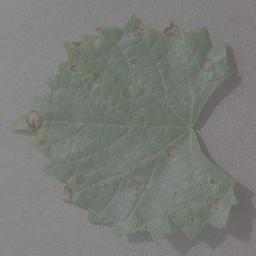
#> input picture otsu_based_segmentation/10ac6129-104c-4818-8497-b617119ac54e___FAM_B.Rot 0612.JPG, 256 x 256 px
$ python otsu.py
#> lines starting #> are read from the running program, lines starting #| are printed output that depends on the picture; after the words box and inside, x2 and y2 are one past the last pixel; in counts of white or black regions, pixels touching at a corner belong together

# SEGMENTATION
import numpy as np
import cv2
from matplotlib import pyplot as plt
img = cv2.imread(r'10ac6129-104c-4818-8497-b617119ac54e___FAM_B.Rot 0612.JPG')
#> img is the input picture: shape (256, 256, 3); mean B, G, R 119.3, 123.7, 121.4
b,g,r = cv2.split(img)
rgb_img = cv2.merge([r,g,b])
gray = cv2.cvtColor(img,cv2.COLOR_BGR2GRAY)
ret, thresh = cv2.threshold(gray,0,255,cv2.THRESH_BINARY_INV+cv2.THRESH_OTSU)
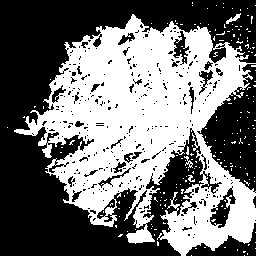
#> thresh: shape (256, 256); 45.1% white; 196 white regions (192 under 20 px), largest, box (x1, y1, x2, y2) and area: (14, 14, 256, 256) 28924, (226, 13, 241, 24) 58, (184, 156, 193, 168) 40, (188, 175, 195, 182) 28
#> ret = 121
# noise removal
kernel = np.ones((2,2),np.uint8)
#opening = cv2.morphologyEx(thresh,cv2.MORPH_OPEN,kernel, iterations = 2)
closing = cv2.morphologyEx(thresh,cv2.MORPH_CLOSE,kernel, iterations = 2)
#> closing: shape (256, 256); 49.8% white; 89 white regions (86 under 20 px), largest, box (x1, y1, x2, y2) and area: (16, 16, 256, 256) 32264, (228, 11, 243, 26) 65, (247, 39, 256, 54) 34
# sure background area
sure_bg = cv2.dilate(closing,kernel,iterations=3)
#> sure_bg: shape (256, 256); 59.8% white; 57 black regions (44 under 20 px), largest, box (x1, y1, x2, y2) and area: (0, 0, 256, 256) 22527, (206, 93, 256, 191) 2151, (165, 161, 194, 202) 545
# Finding sure foreground area
dist_transform = cv2.distanceTransform(sure_bg,cv2.DIST_L2,3)
# Threshold
ret, sure_fg = cv2.threshold(dist_transform,0.1*dist_transform.max(),255,0)
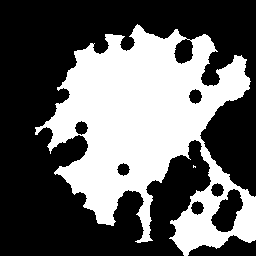
#> sure_fg: shape (256, 256) float32; 38.9% white; 2 white regions (1 under 20 px), largest, box (x1, y1, x2, y2) and area: (35, 24, 256, 256) 25467
#> ret = 6.06
# Finding unknown region
sure_fg = np.uint8(sure_fg)
unknown = cv2.subtract(sure_bg,sure_fg)
#> unknown: shape (256, 256); 21% white; 38 white regions (12 under 20 px), largest, box (x1, y1, x2, y2) and area: (16, 11, 256, 256) 11134, (211, 189, 243, 232) 682, (188, 235, 256, 256) 501
# Marker labelling
ret, markers = cv2.connectedComponents(sure_fg)
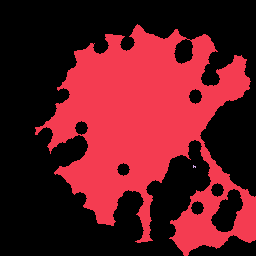
#> markers: shape (256, 256) int32; 3 distinct labels, from 0 to 2; one colour per label, 0 black
#> ret = 3
# Add one to all labels so that sure background is not 0, but 1
markers = markers+1
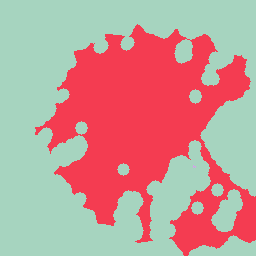
#> markers: shape (256, 256) int32; 3 distinct labels, from 1 to 3; one colour per label, 0 black
# Now, mark the region of unknown with zero
markers[unknown==255] = 0
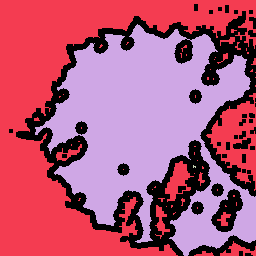
#> markers: shape (256, 256) int32; 4 distinct labels, from 0 to 3; one colour per label, 0 black
markers = cv2.watershed(img,markers)
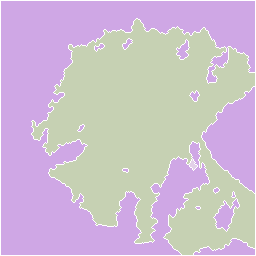
#> markers: shape (256, 256) int32; 4 distinct labels, from -1 to 3; one colour per label, 0 black, -1 white
img[markers == -1] = [255,0,0]
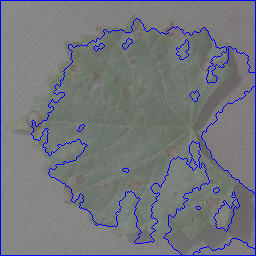
#> img: shape (256, 256, 3); 4.2% of pixels changed, all inside (x1, y1, x2, y2) = (0, 0, 256, 256)
plt.subplot(211),plt.imshow(rgb_img)
plt.title('Input Image'), plt.xticks([]), plt.yticks([])
plt.subplot(212),plt.imshow(thresh, 'gray')
plt.title("Otsu's binary threshold"), plt.xticks([]), plt.yticks([])
plt.tight_layout()
plt.show()
